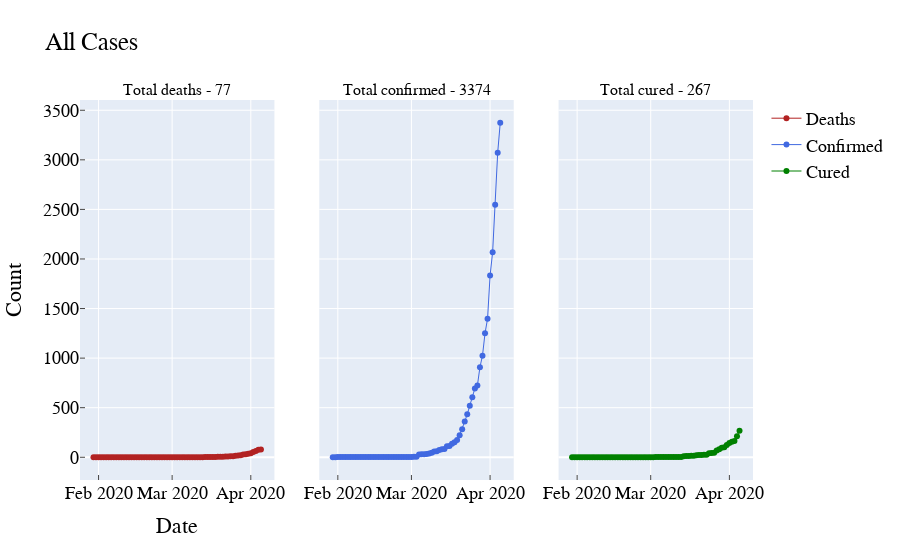

Source (notebook cell):
### Code cell
from plotly.subplots import make_subplots
fig = make_subplots(rows=1, cols=3, shared_yaxes=True,
                    subplot_titles=("Total deaths - " + str(death_count),"Total confirmed - " + str(confirmed_count),
                                    "Total cured - " + str(cured_count)))

# Create and style traces
fig.add_trace(go.Scatter(x=date_group.Date, y=date_group.Deaths, name='Deaths',
                         line=dict(color='firebrick', width=1), mode='lines+markers'), row=1, col=1)
fig.add_trace(go.Scatter(x=date_group.Date, y=date_group.Confirmed, name = 'Confirmed',
                         line=dict(color='royalblue', width=1), mode='lines+markers',), row=1, col=2)
fig.add_trace(go.Scatter(x=date_group.Date, y=date_group.Cured, name='Cured',
                         line=dict(color='green', width=1), mode='lines+markers',), row=1, col=3)

fig.update_layout(
    title="All Cases",
    xaxis_title="Date",
    yaxis_title="Count",
    font=dict(
        family="Courier New, monospace",
        size=18,
        color="black"
    )
)

fig.update_xaxes(ticks="inside")
fig.update_yaxes(ticks="inside", col=1)

fig.show()

### Figure 1 — Plotly figure (JSON) as saved in the notebook; plotly's stock layout.template omitted (floating-point values rounded to 4 significant figures)
{"data": [{"line": {"color": "firebrick", "width": 1}, "mode": "lines+markers", "name": "Deaths", "type": "scatter", "x": ["2020-01-30T00:00:00", "2020-01-31T00:00:00", "2020-02-01T00:00:00", "2020-02-02T00:00:00", "2020-02-03T00:00:00", "2020-02-04T00:00:00", "2020-02-05T00:00:00", "2020-02-06T00:00:00", "2020-02-07T00:00:00", "2020-02-08T00:00:00", "2020-02-09T00:00:00", "2020-02-10T00:00:00", "2020-02-11T00:00:00", "2020-02-12T00:00:00", "2020-02-13T00:00:00", "2020-02-14T00:00:00", "2020-02-15T00:00:00", "2020-02-16T00:00:00", "2020-02-17T00:00:00", "2020-02-18T00:00:00", "2020-02-19T00:00:00", "2020-02-20T00:00:00", "2020-02-21T00:00:00", "2020-02-22T00:00:00", "2020-02-23T00:00:00", "2020-02-24T00:00:00", "2020-02-25T00:00:00", "2020-02-26T00:00:00", "2020-02-27T00:00:00", "2020-02-28T00:00:00", "2020-02-29T00:00:00", "2020-03-01T00:00:00", "2020-03-02T00:00:00", "2020-03-03T00:00:00", "2020-03-04T00:00:00", "2020-03-05T00:00:00", "2020-03-06T00:00:00", "2020-03-07T00:00:00", "2020-03-08T00:00:00", "2020-03-09T00:00:00", "2020-03-10T00:00:00", "2020-03-11T00:00:00", "2020-03-12T00:00:00", "2020-03-13T00:00:00", "2020-03-14T00:00:00", "2020-03-15T00:00:00", "2020-03-16T00:00:00", "2020-03-17T00:00:00", "2020-03-18T00:00:00", "2020-03-19T00:00:00", "2020-03-20T00:00:00", "2020-03-21T00:00:00", "2020-03-22T00:00:00", "2020-03-23T00:00:00", "2020-03-24T00:00:00", "2020-03-25T00:00:00", "2020-03-26T00:00:00", "2020-03-27T00:00:00", "2020-03-28T00:00:00", "2020-03-29T00:00:00", "2020-03-30T00:00:00", "2020-03-31T00:00:00", "2020-04-01T00:00:00", "2020-04-02T00:00:00", "2020-04-03T00:00:00", "2020-04-04T00:00:00", "2020-04-05T00:00:00"], "xaxis": "x", "y": [0, 0, 0, 0, 0, 0, 0, 0, 0, 0, 0, 0, 0, 0, 0, 0, 0, 0, 0, 0, 0, 0, 0, 0, 0, 0, 0, 0, 0, 0, 0, 0, 0, 0, 0, 0, 0, 0, 0, 0, 0, 0, 0, 1, 2, 2, 2, 3, 3, 4, 4, 4, 7, 7, 9, 10, 15, 17, 19, 27, 31, 35, 41, 53, 62, 75, 77], "yaxis": "y"}, {"line": {"color": "royalblue", "width": 1}, "mode": "lines+markers", "name": "Confirmed", "type": "scatter", "x": ["2020-01-30T00:00:00", "2020-01-31T00:00:00", "2020-02-01T00:00:00", "2020-02-02T00:00:00", "2020-02-03T00:00:00", "2020-02-04T00:00:00", "2020-02-05T00:00:00", "2020-02-06T00:00:00", "2020-02-07T00:00:00", "2020-02-08T00:00:00", "2020-02-09T00:00:00", "2020-02-10T00:00:00", "2020-02-11T00:00:00", "2020-02-12T00:00:00", "2020-02-13T00:00:00", "2020-02-14T00:00:00", "2020-02-15T00:00:00", "2020-02-16T00:00:00", "2020-02-17T00:00:00", "2020-02-18T00:00:00", "2020-02-19T00:00:00", "2020-02-20T00:00:00", "2020-02-21T00:00:00", "2020-02-22T00:00:00", "2020-02-23T00:00:00", "2020-02-24T00:00:00", "2020-02-25T00:00:00", "2020-02-26T00:00:00", "2020-02-27T00:00:00", "2020-02-28T00:00:00", "2020-02-29T00:00:00", "2020-03-01T00:00:00", "2020-03-02T00:00:00", "2020-03-03T00:00:00", "2020-03-04T00:00:00", "2020-03-05T00:00:00", "2020-03-06T00:00:00", "2020-03-07T00:00:00", "2020-03-08T00:00:00", "2020-03-09T00:00:00", "2020-03-10T00:00:00", "2020-03-11T00:00:00", "2020-03-12T00:00:00", "2020-03-13T00:00:00", "2020-03-14T00:00:00", "2020-03-15T00:00:00", "2020-03-16T00:00:00", "2020-03-17T00:00:00", "2020-03-18T00:00:00", "2020-03-19T00:00:00", "2020-03-20T00:00:00", "2020-03-21T00:00:00", "2020-03-22T00:00:00", "2020-03-23T00:00:00", "2020-03-24T00:00:00", "2020-03-25T00:00:00", "2020-03-26T00:00:00", "2020-03-27T00:00:00", "2020-03-28T00:00:00", "2020-03-29T00:00:00", "2020-03-30T00:00:00", "2020-03-31T00:00:00", "2020-04-01T00:00:00", "2020-04-02T00:00:00", "2020-04-03T00:00:00", "2020-04-04T00:00:00", "2020-04-05T00:00:00"], "xaxis": "x2", "y": [1, 1, 2, 3, 3, 3, 3, 3, 3, 3, 3, 3, 3, 3, 3, 3, 3, 3, 3, 3, 3, 3, 3, 3, 3, 3, 3, 3, 3, 3, 3, 3, 5, 6, 28, 30, 31, 34, 39, 46, 58, 60, 74, 81, 84, 110, 114, 137, 151, 173, 223, 283, 360, 433, 519, 606, 694, 724, 909, 1024, 1251, 1397, 1834, 2069, 2547, 3072, 3374], "yaxis": "y2"}, {"line": {"color": "green", "width": 1}, "mode": "lines+markers", "name": "Cured", "type": "scatter", "x": ["2020-01-30T00:00:00", "2020-01-31T00:00:00", "2020-02-01T00:00:00", "2020-02-02T00:00:00", "2020-02-03T00:00:00", "2020-02-04T00:00:00", "2020-02-05T00:00:00", "2020-02-06T00:00:00", "2020-02-07T00:00:00", "2020-02-08T00:00:00", "2020-02-09T00:00:00", "2020-02-10T00:00:00", "2020-02-11T00:00:00", "2020-02-12T00:00:00", "2020-02-13T00:00:00", "2020-02-14T00:00:00", "2020-02-15T00:00:00", "2020-02-16T00:00:00", "2020-02-17T00:00:00", "2020-02-18T00:00:00", "2020-02-19T00:00:00", "2020-02-20T00:00:00", "2020-02-21T00:00:00", "2020-02-22T00:00:00", "2020-02-23T00:00:00", "2020-02-24T00:00:00", "2020-02-25T00:00:00", "2020-02-26T00:00:00", "2020-02-27T00:00:00", "2020-02-28T00:00:00", "2020-02-29T00:00:00", "2020-03-01T00:00:00", "2020-03-02T00:00:00", "2020-03-03T00:00:00", "2020-03-04T00:00:00", "2020-03-05T00:00:00", "2020-03-06T00:00:00", "2020-03-07T00:00:00", "2020-03-08T00:00:00", "2020-03-09T00:00:00", "2020-03-10T00:00:00", "2020-03-11T00:00:00", "2020-03-12T00:00:00", "2020-03-13T00:00:00", "2020-03-14T00:00:00", "2020-03-15T00:00:00", "2020-03-16T00:00:00", "2020-03-17T00:00:00", "2020-03-18T00:00:00", "2020-03-19T00:00:00", "2020-03-20T00:00:00", "2020-03-21T00:00:00", "2020-03-22T00:00:00", "2020-03-23T00:00:00", "2020-03-24T00:00:00", "2020-03-25T00:00:00", "2020-03-26T00:00:00", "2020-03-27T00:00:00", "2020-03-28T00:00:00", "2020-03-29T00:00:00", "2020-03-30T00:00:00", "2020-03-31T00:00:00", "2020-04-01T00:00:00", "2020-04-02T00:00:00", "2020-04-03T00:00:00", "2020-04-04T00:00:00", "2020-04-05T00:00:00"], "xaxis": "x3", "y": [0, 0, 0, 0, 0, 0, 0, 0, 0, 0, 0, 0, 0, 0, 0, 0, 0, 0, 0, 0, 0, 0, 0, 0, 0, 0, 0, 0, 0, 0, 0, 0, 0, 3, 3, 3, 3, 3, 3, 3, 3, 3, 3, 3, 10, 13, 13, 14, 14, 20, 23, 23, 24, 24, 40, 43, 45, 67, 80, 96, 102, 124, 144, 156, 163, 213, 267], "yaxis": "y3"}], "layout": {"annotations": [{"font": {"size": 16}, "showarrow": false, "text": "Total deaths - 77", "x": 0.1444, "xanchor": "center", "xref": "paper", "y": 1, "yanchor": "bottom", "yref": "paper"}, {"font": {"size": 16}, "showarrow": false, "text": "Total confirmed - 3374", "x": 0.5, "xanchor": "center", "xref": "paper", "y": 1, "yanchor": "bottom", "yref": "paper"}, {"font": {"size": 16}, "showarrow": false, "text": "Total cured - 267", "x": 0.8556, "xanchor": "center", "xref": "paper", "y": 1, "yanchor": "bottom", "yref": "paper"}], "font": {"color": "black", "family": "Courier New, monospace", "size": 18}, "title": {"text": "All Cases"}, "xaxis": {"anchor": "y", "domain": [0, 0.2889], "ticks": "inside", "title": {"text": "Date"}}, "xaxis2": {"anchor": "y2", "domain": [0.3556, 0.6444], "ticks": "inside"}, "xaxis3": {"anchor": "y3", "domain": [0.7111, 1], "ticks": "inside"}, "yaxis": {"anchor": "x", "domain": [0, 1], "ticks": "inside", "title": {"text": "Count"}}, "yaxis2": {"anchor": "x2", "domain": [0, 1], "matches": "y", "showticklabels": false}, "yaxis3": {"anchor": "x3", "domain": [0, 1], "matches": "y", "showticklabels": false}}}
